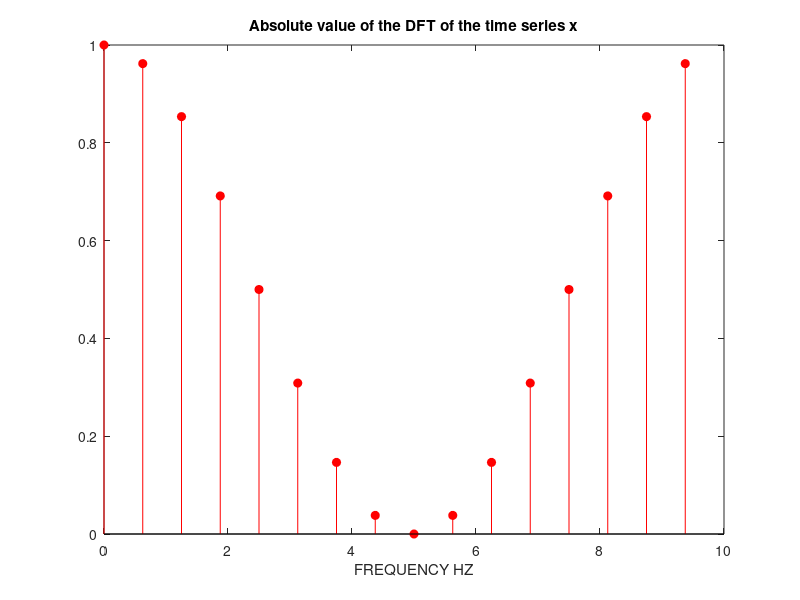
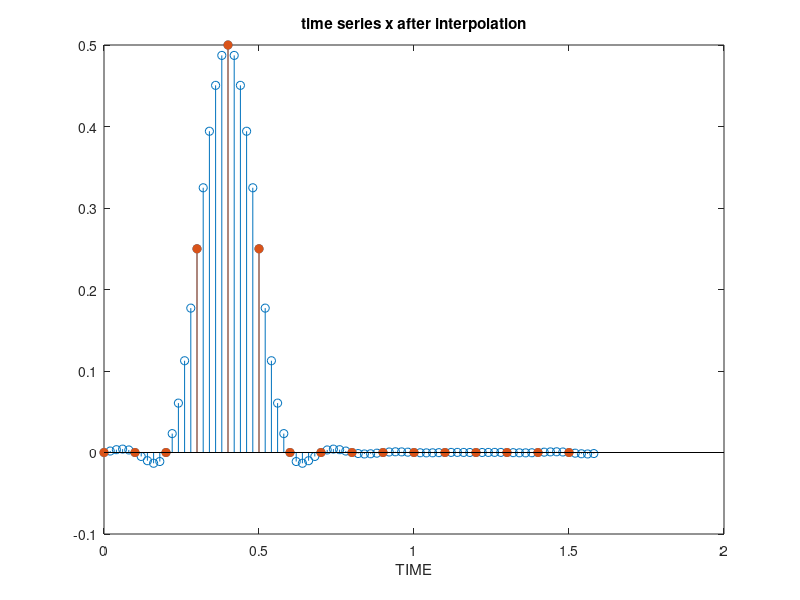

MATLAB code to generate these figures, in order:
% PROGRAMMA InterpFrequenza
% Autore: Claudio Prati
% Politecnico di Milano, 11 Aprile 2014
%
% Interpolazione nei tempi con zero-padding in frequenza.

clear all
close all
clc

O=input('oversampling factor? ');

%% Segnale nel tempo
DT=.1;
N=16;
n=(0:N-1);
x=zeros(N,1);
x(4)=1/4;
x(5)=1/2;
x(6)=1/4;

% Plot del segnale
figure(1)
stem(n*DT,x,'filled');
xlabel('TIME SAMPLES')
title('time series x N=16 samples at DT=1/10 sec.')
pause

% DFT del segnale
To=N*DT;
DF=1/To;
X=fft(x);
stem(DF*n,abs(X),'r','filled')
title('Absolute value of the DFT of the time series x')
xlabel('FREQUENCY HZ')

pause

%% Zero-padding in frequenza => interpolazione nei tempi

N2=N*O;
n2=(0:N2-1);
X2=zeros(N2,1);
X2(1:N/2+1)=X(1:N/2+1);
X2(N2:-1:N2-N/2+2)=X(N:-1:N/2+2);

% Plot del segnale nelle frequenze dopo lo zero-padding
figure(2)
stem(DF*n2,abs(X2),'r','filled')
title('Absolute value of the DFT after frequency zero-padding')
xlabel('FREQUENCY HZ')
pause

% Anti-trasformata del segnale dopo lo zero-padding
x2=ifft(X2)*O;
DT2=To/N2;
stem(DT2*n2,real(x2))
title('time series x after interpolation')
xlabel('TIME')
hold on
pause
stem(n*DT,x,'filled');
xlabel('TIME')



